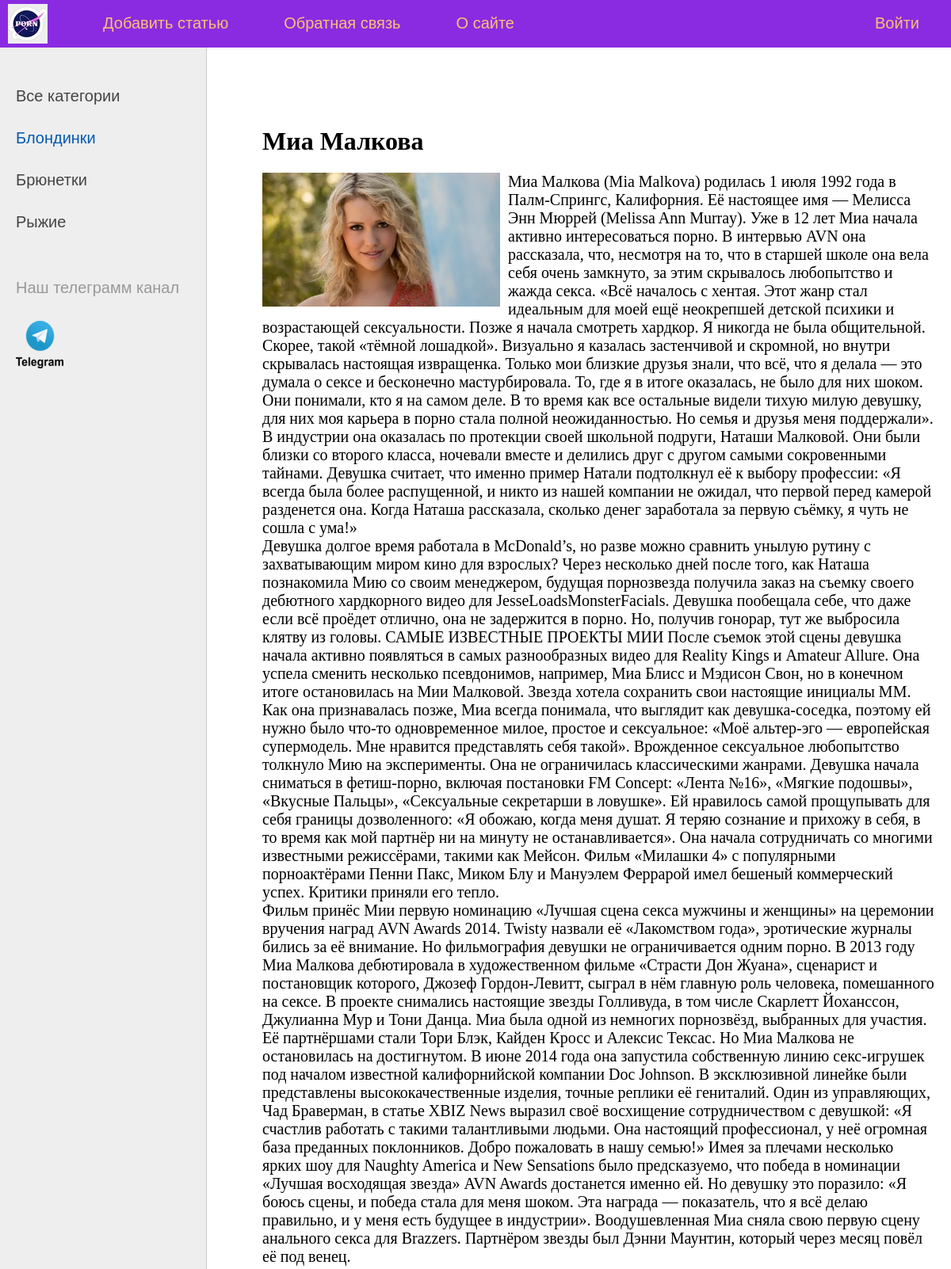
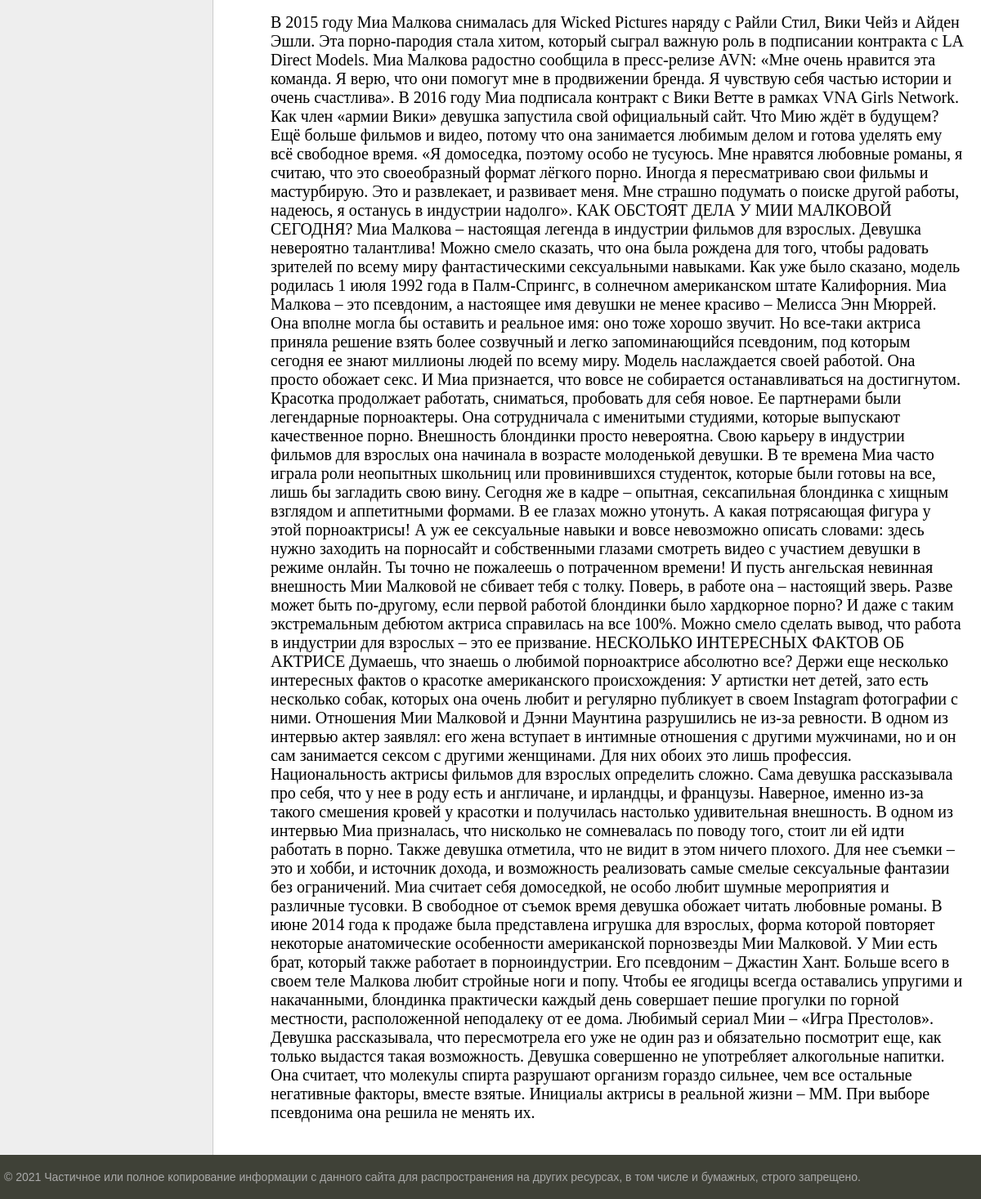
The app's page /post/mia-malkova/ with its own data (2 pictures, top to bottom).
### women/models.py (models this page shows, shortened)
class Category(models.Model):
    name = models.CharField(max_length=100, db_index=True, verbose_name='Категория')
    slug = models.SlugField(max_length=255, unique=True, db_index=True, verbose_name="URL")
    def get_absolute_url(self):
        return reverse('category', kwargs={'cat_slug': self.slug})
    class Meta:
        verbose_name = 'Категория'
        verbose_name_plural = 'Категории'
        ordering = ['id']

class Women(models.Model):
    title = models.CharField(max_length=255, verbose_name="Заголовок")
    slug = models.SlugField(max_length=255, unique=True, db_index=True, verbose_name="URL")
    content = models.TextField(blank=True, verbose_name='Текст статьи')
    photo = models.ImageField(upload_to="photos/%Y/%m/%d", verbose_name='Фото')
    time_create = models.DateTimeField(auto_now_add=True, verbose_name='Время создания')
    time_update = models.DateTimeField(auto_now=True, verbose_name='Время изменения')
    is_published = models.BooleanField(default=True, verbose_name='Публикация')
    cat = models.ForeignKey('Category', on_delete=models.PROTECT, verbose_name='Категория')
    class Meta:
        verbose_name = 'Порно звезды'
        verbose_name_plural = 'Порно звезды'
        ordering = ['time_create', 'title']

### women/views.py (the view)
# urls.py: path('post/<slug:post_slug>/', show_post, name='post'),
def show_post(request, post_slug):
    post = get_object_or_404(Women, slug=post_slug)
    context = {
        'post': post,
        'menu': menu,
        'title': post.title,
        'cat_selected': post.cat_id
    }
    return render(request, 'women/post.html', context=context)

### women/templatetags/women_tags.py (called while the page is built)
@register.inclusion_tag('women/list_categories.html')
def show_categories(sort=None, cat_selected=0):
    if not sort:
        cats = Category.objects.all()
    else:
        cats = Category.objects.order_by(sort)
    return {"cats": cats, "cat_selected": cat_selected}

### women/templates/women/post.html
{% extends 'women/base.html' %}
{% block content %}
<h1>{{post.title}}</h1>
{% if post.photo %}
<p><img class="img-article-left" src="{{post.photo.url}}"></p>
{% endif %}
{{post.content|linebreaks}}
{% endblock %}

### women/templates/women/list_categories.html
{% for c in cats %}
	{% if c.pk == cat_selected %}
		<li class="selected">{{c.name}}</li>
	{% else %}
		<li><a href="{{ c.get_absolute_url }}">{{c.name}}</a> </li>
	{% endif %}
{% endfor %}

### women/static/women/css/style.css (style rules this page uses)
html, body { font-family: 'Arial'; margin: 0; padding: 0; height: 100%; width: 100%; color: #444; }
a { color: #0059b2; text-decoration: none; }
img { max-width: 600px; height: auto; }
img.img-article-left { max-width: 300px; height: auto; float: left; padding: 0 10px 10px 0; }
.left-chapters ul li { margin: 30px 0 0 0; color: #999; }
.left-chapters ul li.selected { color: #0059b2; }
.left-chapters ul li a { color: #444; text-decoration: none; }
.content-text h1 { font-size: 32px; }

### records on screen
Category: name "Блондинки"
Category: name "Брюнетки"
Category: name "Рыжие"
Women: title "Миа Малкова", photo (picture), content "Миа Малкова (Mia Malkova) родилась 1 июля 1992 года в Палм-Спрингс, Калифорния. Её настоящее имя — Мелисса Энн Мюррей (Melissa Ann Murray). Уже в 12 лет Миа начала активно интересоваться порно. В интервью AVN она рассказала, что, несмотря на то, что в старшей школе она вела себя очень замкнуто, за этим скрывалось любопытство и жажда секса. «Всё началось с хентая. Этот жанр стал идеальным для моей ещё неокрепшей детской психики и возрастающей сексуальности. Позже я начала смотреть хардкор. Я никогда не была общительной. Скорее, такой «тёмной лошадкой». Визуально я казалась застенчивой и скромной, но внутри скрывалась настоящая извращенка. Только мои близкие друзья знали, что всё, что я…"

### other values on screen
{{ m.title }} "Добавить статью" "Обратная связь" "О сайте"
{{ m.title }} "Войти"
